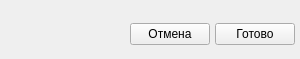
<?xml version="1.0" encoding="UTF-8"?>
<ui version="4.0">
 <class>RowRedactor</class>
 <widget class="QMainWindow" name="RowRedactor">
  <property name="windowModality">
   <enum>Qt::NonModal</enum>
  </property>
  <property name="geometry">
   <rect>
    <x>0</x>
    <y>0</y>
    <width>300</width>
    <height>59</height>
   </rect>
  </property>
  <property name="minimumSize">
   <size>
    <width>300</width>
    <height>0</height>
   </size>
  </property>
  <property name="maximumSize">
   <size>
    <width>300</width>
    <height>16777215</height>
   </size>
  </property>
  <property name="windowTitle">
   <string>RowRedactor</string>
  </property>
  <widget class="QWidget" name="centralwidget">
   <layout class="QVBoxLayout" name="verticalLayout_3">
    <property name="spacing">
     <number>5</number>
    </property>
    <property name="leftMargin">
     <number>0</number>
    </property>
    <property name="topMargin">
     <number>0</number>
    </property>
    <property name="rightMargin">
     <number>0</number>
    </property>
    <property name="bottomMargin">
     <number>0</number>
    </property>
    <item>
     <layout class="QGridLayout" name="gridLayout">
      <property name="leftMargin">
       <number>5</number>
      </property>
      <property name="topMargin">
       <number>5</number>
      </property>
      <property name="rightMargin">
       <number>5</number>
      </property>
      <property name="bottomMargin">
       <number>5</number>
      </property>
      <property name="spacing">
       <number>5</number>
      </property>
     </layout>
    </item>
    <item>
     <layout class="QHBoxLayout" name="horizontalLayout">
      <property name="spacing">
       <number>5</number>
      </property>
      <property name="rightMargin">
       <number>5</number>
      </property>
      <item>
       <spacer name="horizontalSpacer">
        <property name="orientation">
         <enum>Qt::Horizontal</enum>
        </property>
        <property name="sizeHint" stdset="0">
         <size>
          <width>40</width>
          <height>20</height>
         </size>
        </property>
       </spacer>
      </item>
      <item>
       <widget class="QPushButton" name="cancelPushButton">
        <property name="text">
         <string>Отмена</string>
        </property>
       </widget>
      </item>
      <item>
       <widget class="QPushButton" name="acceptPushButton">
        <property name="text">
         <string>Готово</string>
        </property>
        <property name="shortcut">
         <string>Return</string>
        </property>
       </widget>
      </item>
     </layout>
    </item>
   </layout>
  </widget>
 </widget>
 <resources/>
 <connections/>
</ui>
